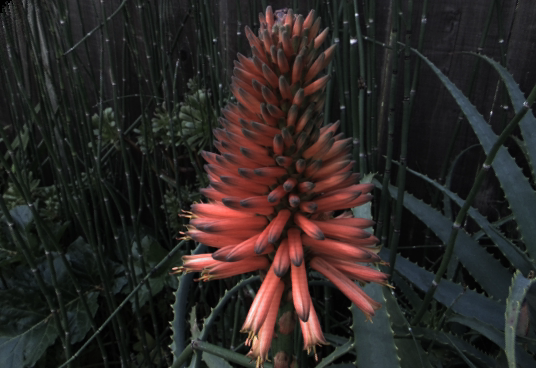
%> input picture Group-Meeting/code/residualMap/1.png, 536 x 368 px; the run also reads 1 picture not shown here
$ octave residualMap.m   (GNU Octave 9; MATLAB toolbox functions it lacks are replaced by stand-ins)
%> lines starting %> are read from the running program, lines starting %| are printed output that depends on the picture
%Harrison
img1=imread("1.png")
%> img1 is the input picture: size 368x536x3 uint8; mean R, G, B 44.2, 38.5, 36.3
img2=imread("2.png")
img1_ycbcr = rgb2ycbcr(img1)
%> img1_ycbcr: size 368x536x3 uint8; mean of channels 1, 2, 3 50.4, 126.2, 130.7
img2_ycbcr = rgb2ycbcr(img2)
%> img2_ycbcr: size 368x536x3 uint8; mean of channels 1, 2, 3 50.6, 126.1, 130.8
C= imsubtract(img1_ycbcr,img2_ycbcr)
%> C: size 368x536x3 uint8; mean of channels 1, 2, 3 1, 0.3, 0.3
C=abs(img1_ycbcr(:,:,1)-img2_ycbcr(:,:,1))
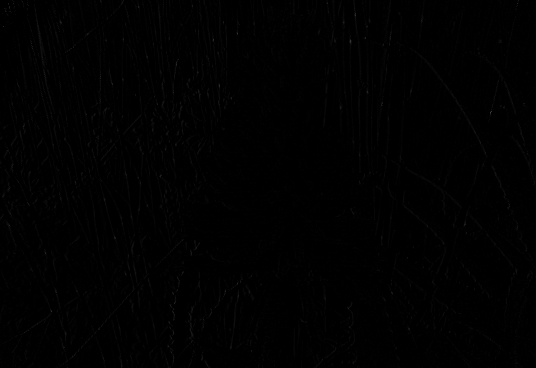
%> C: size 368x536 uint8; min 0, max 63, mean 1
imshow(C)
colormap(jet)
colorbar
caxis([0,10])
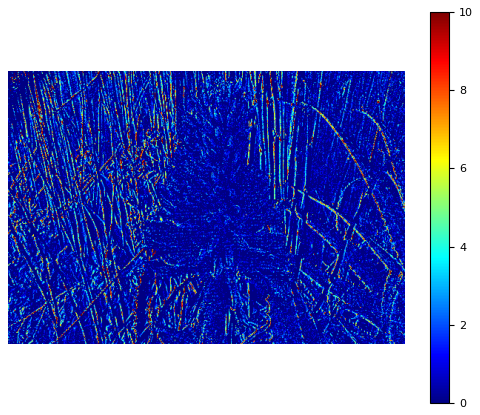
%> figure redrawn from the program's plot data
